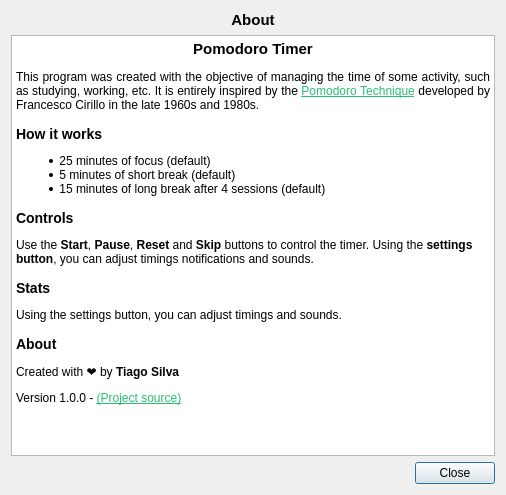
<?xml version="1.0" encoding="UTF-8"?>
<ui version="4.0">
 <class>HelpWindow</class>
 <widget class="QDialog" name="HelpWindow">
  <property name="geometry">
   <rect>
    <x>0</x>
    <y>0</y>
    <width>506</width>
    <height>495</height>
   </rect>
  </property>
  <property name="windowTitle">
   <string>Help</string>
  </property>
  <layout class="QVBoxLayout" name="verticalLayout">
   <item>
    <widget class="QLabel" name="labelTitle">
     <property name="font">
      <font>
       <pointsize>11</pointsize>
       <bold>true</bold>
      </font>
     </property>
     <property name="text">
      <string>About</string>
     </property>
     <property name="alignment">
      <set>Qt::AlignmentFlag::AlignCenter</set>
     </property>
    </widget>
   </item>
   <item>
    <widget class="QTextBrowser" name="textBrowserHelp">
     <property name="html">
      <string notr="true">&lt;!DOCTYPE HTML PUBLIC &quot;-//W3C//DTD HTML 4.0//EN&quot; &quot;http://www.w3.org/TR/REC-html40/strict.dtd&quot;&gt;
&lt;html&gt;&lt;head&gt;&lt;meta name=&quot;qrichtext&quot; content=&quot;1&quot; /&gt;&lt;meta charset=&quot;utf-8&quot; /&gt;&lt;style type=&quot;text/css&quot;&gt;
p, li { white-space: pre-wrap; }
hr { height: 1px; border-width: 0; }
li.unchecked::marker { content: &quot;\2610&quot;; }
li.checked::marker { content: &quot;\2612&quot;; }
&lt;/style&gt;&lt;/head&gt;&lt;body style=&quot; font-family:'Segoe UI'; font-size:9pt; font-weight:400; font-style:normal;&quot;&gt;
&lt;p align=&quot;center&quot; style=&quot; margin-top:14px; margin-bottom:12px; margin-left:0px; margin-right:0px; -qt-block-indent:0; text-indent:0px;&quot;&gt;&lt;span style=&quot; font-size:11pt; font-weight:700;&quot;&gt;Pomodoro Timer&lt;/span&gt;&lt;/p&gt;
&lt;p align=&quot;justify&quot; style=&quot; margin-top:12px; margin-bottom:0px; margin-left:0px; margin-right:0px; -qt-block-indent:0; text-indent:0px;&quot;&gt;This program was created with the objective of managing the time of some activity, such as studying, working, etc. It is entirely inspired by the &lt;a href=&quot;https://www.pomodorotechnique.com/&quot;&gt;&lt;span style=&quot; text-decoration: underline; color:#27bf73;&quot;&gt;Pomodoro Technique&lt;/span&gt;&lt;/a&gt; developed by Francesco Cirillo in the late 1960s and 1980s.&lt;/p&gt;
&lt;h3 style=&quot; margin-top:14px; margin-bottom:12px; margin-left:0px; margin-right:0px; -qt-block-indent:0; text-indent:0px;&quot;&gt;&lt;span style=&quot; font-size:large; font-weight:700;&quot;&gt;How it works&lt;/span&gt;&lt;/h3&gt;
&lt;ul style=&quot;margin-top: 0px; margin-bottom: 0px; margin-left: 0px; margin-right: 0px; -qt-list-indent: 1;&quot;&gt;
&lt;li style=&quot; margin-top:12px; margin-bottom:0px; margin-left:0px; margin-right:0px; -qt-block-indent:0; text-indent:0px;&quot;&gt; 25 minutes of focus (default)&lt;/li&gt;
&lt;li style=&quot; margin-top:0px; margin-bottom:0px; margin-left:0px; margin-right:0px; -qt-block-indent:0; text-indent:0px;&quot;&gt; 5 minutes of short break (default)&lt;/li&gt;
&lt;li style=&quot; margin-top:0px; margin-bottom:12px; margin-left:0px; margin-right:0px; -qt-block-indent:0; text-indent:0px;&quot;&gt; 15 minutes of long break after 4 sessions (default)&lt;/li&gt;&lt;/ul&gt;
&lt;h3 style=&quot; margin-top:14px; margin-bottom:12px; margin-left:0px; margin-right:0px; -qt-block-indent:0; text-indent:0px;&quot;&gt;&lt;span style=&quot; font-size:large; font-weight:700;&quot;&gt;Controls&lt;/span&gt;&lt;/h3&gt;
&lt;p style=&quot; margin-top:12px; margin-bottom:12px; margin-left:0px; margin-right:0px; -qt-block-indent:0; text-indent:0px;&quot;&gt;Use the &lt;span style=&quot; font-weight:700;&quot;&gt;Start&lt;/span&gt;, &lt;span style=&quot; font-weight:700;&quot;&gt;Pause&lt;/span&gt;, &lt;span style=&quot; font-weight:700;&quot;&gt;Reset&lt;/span&gt; and &lt;span style=&quot; font-weight:700;&quot;&gt;Skip&lt;/span&gt; buttons to control the timer. Using the &lt;span style=&quot; font-weight:700;&quot;&gt;settings button&lt;/span&gt;, you can adjust timings notifications and sounds.&lt;/p&gt;
&lt;h3 style=&quot; margin-top:14px; margin-bottom:12px; margin-left:0px; margin-right:0px; -qt-block-indent:0; text-indent:0px;&quot;&gt;&lt;span style=&quot; font-size:large; font-weight:700;&quot;&gt;Stats &lt;/span&gt;&lt;/h3&gt;
&lt;p style=&quot; margin-top:12px; margin-bottom:12px; margin-left:0px; margin-right:0px; -qt-block-indent:0; text-indent:0px;&quot;&gt;Using the settings button, you can adjust timings and sounds.&lt;/p&gt;
&lt;h3 style=&quot; margin-top:14px; margin-bottom:12px; margin-left:0px; margin-right:0px; -qt-block-indent:0; text-indent:0px;&quot;&gt;&lt;span style=&quot; font-size:large; font-weight:700;&quot;&gt;About &lt;/span&gt;&lt;/h3&gt;
&lt;p style=&quot; margin-top:12px; margin-bottom:12px; margin-left:0px; margin-right:0px; -qt-block-indent:0; text-indent:0px;&quot;&gt;Created with ❤️ by &lt;span style=&quot; font-weight:700;&quot;&gt;Tiago Silva&lt;/span&gt;&lt;/p&gt;
&lt;p style=&quot; margin-top:12px; margin-bottom:12px; margin-left:0px; margin-right:0px; -qt-block-indent:0; text-indent:0px;&quot;&gt;Version 1.0.0 - &lt;a href=&quot;https://github.com/TiagoSBO/qt-pomodoro-timer&quot;&gt;&lt;span style=&quot; text-decoration: underline; color:#27bf73;&quot;&gt;(Project source)&lt;/span&gt;&lt;/a&gt;&lt;/p&gt;
&lt;p style=&quot;-qt-paragraph-type:empty; margin-top:0px; margin-bottom:0px; margin-left:0px; margin-right:0px; -qt-block-indent:0; text-indent:0px;&quot;&gt;&lt;br /&gt;&lt;/p&gt;&lt;/body&gt;&lt;/html&gt;</string>
     </property>
     <property name="openExternalLinks">
      <bool>true</bool>
     </property>
    </widget>
   </item>
   <item>
    <widget class="QDialogButtonBox" name="buttonBox">
     <property name="standardButtons">
      <set>QDialogButtonBox::StandardButton::Close</set>
     </property>
    </widget>
   </item>
  </layout>
 </widget>
 <resources/>
 <connections/>
</ui>
